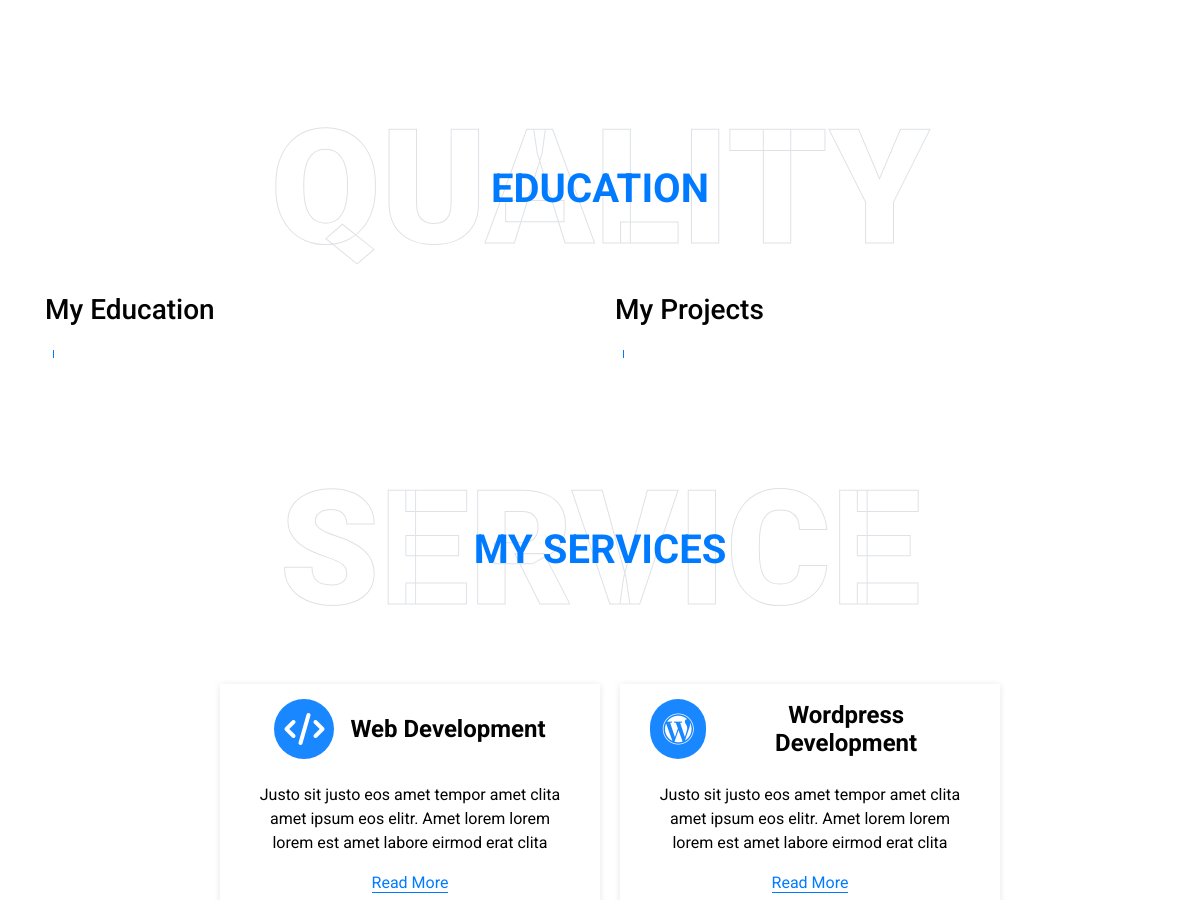
The app's page / (middle part), older data.
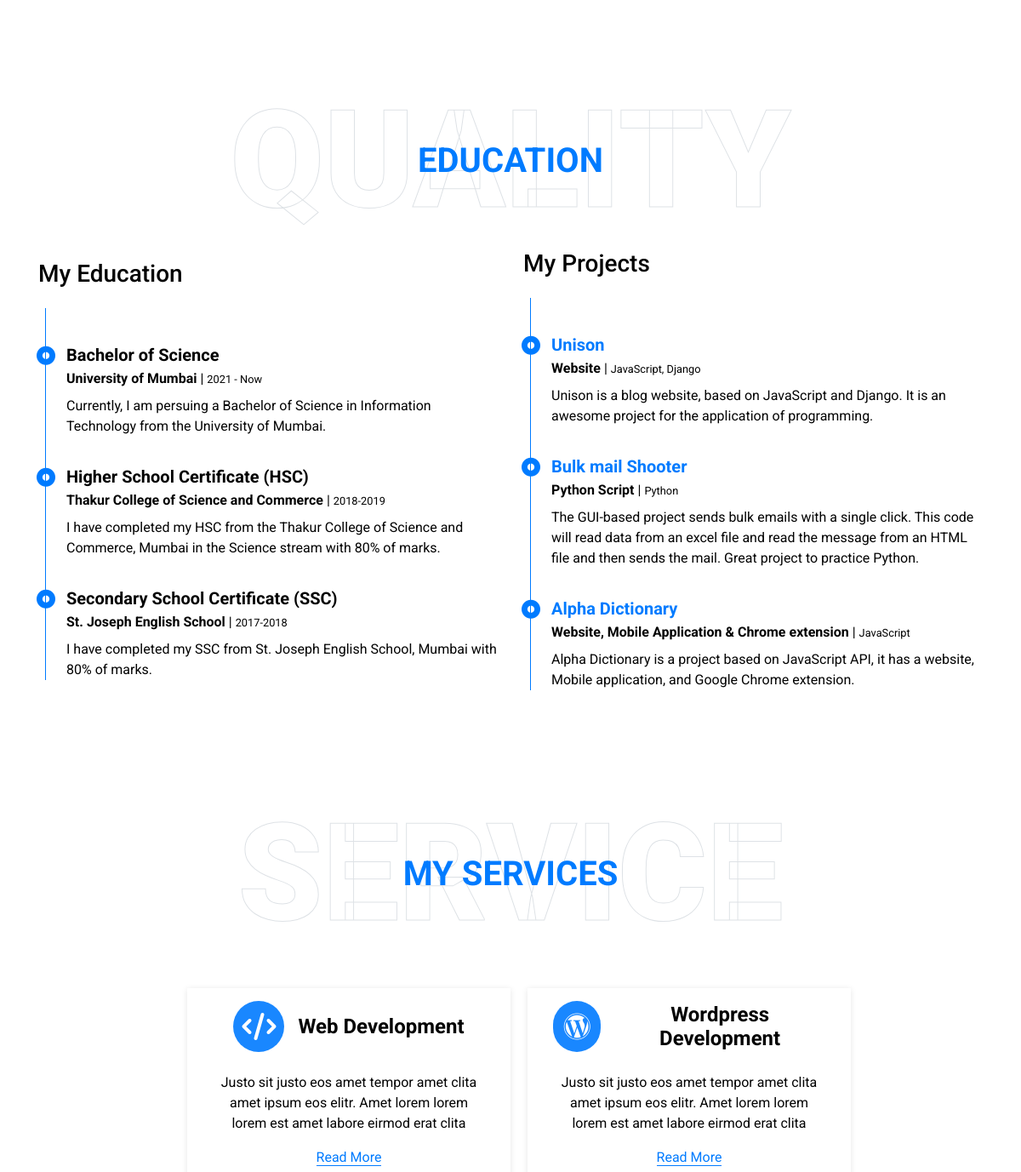
The same page, newer data.
### service/models.py (models this page shows)
class service_model(models.Model):
    service_title = models.CharField(max_length=50)
    service_description = models.TextField()
    service_icon = models.CharField(max_length=100)

### education/models.py (models this page shows)
class education_model(models.Model):
    education_course_title = models.CharField(max_length=100)
    education_course_college = models.CharField(max_length=100)
    education_course_year = models.CharField(max_length=10)
    education_course_desc = models.TextField()

### myprojects/models.py (models this page shows)
class myprojects_model(models.Model):
    myprojects_title = models.CharField(max_length=50)
    myprojects_type = models.CharField(max_length=50)
    myprojects_lang = models.CharField(max_length=50)
    myprojects_desc = models.TextField()
    myprojects_link = models.CharField(max_length=100, null=True)

### abhifolio/views.py (the view, shortened to what this page needs)
# urls.py: 2. Add a URL to urlpatterns:  path('', views.home, name='home')
def home(request):
    header_model_data = header_model.objects.all()[:1]
    about_model_data = about_model.objects.all()[:1]
    service_model_data = service_model.objects.all()
    myportfolio_model_data = myportfolio_model.objects.all()
    skill_model_data = skill_model.objects.all()
    education_model_data = education_model.objects.all()
    myprojects_model_data = myprojects_model.objects.all()
    submitted = False
    data = {
        'header_model_data': header_model_data,
        'about_model_data': about_model_data,
        'service_model_data': service_model_data,
        'myportfolio_model_data': myportfolio_model_data,
        'skill_model_data': skill_model_data,
        'education_model_data': education_model_data,
        'myprojects_model_data': myprojects_model_data,
        'submitted': submitted
    }
    return render(request, 'index.html', data)

### templates/index.html (shortened to what this page needs)
{% extends "base.html" %}
{% block mainContent %}
<body data-spy="scroll" data-target=".navbar" data-offset="51">
    <div class="container-fluid py-5" id="skill">
    </div>
    <div class="container-fluid py-5" id="qualification">
        <div class="container">
            <div class="position-relative d-flex align-items-center justify-content-center">
                <h1 class="display-1 text-uppercase text-white" style="-webkit-text-stroke: 1px #dee2e6;">Quality</h1>
                <h1 class="position-absolute text-uppercase text-primary">Education</h1>
            </div>
            <div class="row align-items-center">
                <div class="col-lg-6">
                    <h3 class="mb-4">My Education</h3>
                    <div class="border-left border-primary pt-2 pl-4 ml-2">
                        {% for i in education_model_data %}
                        <div class="position-relative ex-me mb-4">
                            <i class="far fa-dot-circle text-primary position-absolute"
                                style="top: 2px; left: -35px; font-size: 22px;"></i>
                            <h5 class="font-weight-bold mb-1">{{i.education_course_title}}</h5>
                            <p class="mb-2"><strong>{{i.education_course_college}}</strong> | <small>{{i.education_course_year}}</small></p>
                            <p>{{i.education_course_desc}}</p>
                        </div>
                        {% endfor %}
                    </div>
                </div>
                <div class="col-lg-6">
                    <h3 class="mb-4">My Projects</h3>
                    <div class="border-left border-primary pt-2 pl-4 ml-2">
                        {% for i in myprojects_model_data %}
                        <div class="position-relative ex-me mb-4">
                            <i class="far fa-dot-circle text-primary position-absolute"
                                style="top: 2px;left: -35px;  font-size: 22px;"></i>
                            <h5 class="font-weight-bold mb-1"><a href="{{i.myprojects_link}}" target="_blank">{{i.myprojects_title}}</a></h5>
                            <p class="mb-2"><strong>{{i.myprojects_type}}</strong> | <small> {{i.myprojects_lang}}</small></p>
                            <p>{{i.myprojects_desc}}</p>
                        </div>
                        {% endfor %}
                    </div>
                </div>
            </div>
        </div>
    </div>
    <div class="container-fluid pt-5" id="service">
        <div class="container">
            <div class="service-h4 position-relative d-flex align-items-center justify-content-center">
                <h1 class="display-1 text-uppercase text-white" style="-webkit-text-stroke: 1px #dee2e6;">Service</h1>
                <h1 class="position-absolute text-uppercase text-primary">My Services</h1>
            </div>
            <div class="row pb-3 align-items-center justify-content-center">
                {% for i in service_model_data %}
                <div class="service-box col-lg-4 col-md-6 text-center mb-5">
                    <div class="d-flex align-items-center justify-content-center mb-4">
                        <i class="{{i.service_icon}} service-icon bg-primary text-white mr-3"></i>
                        <h4 class="font-weight-bold m-0">{{i.service_title}}</h4>
                    </div>
                    <p>{{i.service_description}}</p>
                    <a class="border-bottom border-primary text-decoration-none" href="">Read More</a>
                </div>
                {% endfor %}
            </div>
        </div>
    </div>
    {% endblock mainContent %}

### templates/base.html (shortened to what this page needs)
{% include 'header.html' %}
{% block mainContent %}
{% endblock mainContent %}
</body>
</html>

### templates/header.html (shortened to what this page needs)
<!DOCTYPE html>
<html lang="en">
<head>
    <link href="https://cdnjs.cloudflare.com/ajax/libs/font-awesome/5.10.0/css/all.min.css" rel="stylesheet">
    <link rel="stylesheet" href="https://cdn.jsdelivr.net/npm/bootstrap@4.6.0/dist/css/bootstrap.min.css"
>
    <link rel="stylesheet" href="https://cdnjs.cloudflare.com/ajax/libs/font-awesome/6.2.0/css/all.min.css"
 />
    <link href="/static/library/owlcarousel/assets/owl.carousel.min.css" rel="stylesheet">
    <link href="/static/library/lightbox/css/lightbox.min.css" rel="stylesheet">
    <link href="/static/css/style.css" rel="stylesheet">
</head>

### static/css/style.css (style rules this page uses)
*, *::before, *::after { box-sizing: border-box; }
html { font-family: sans-serif; line-height: 1.15; -webkit-text-size-adjust: 100%; -webkit-tap-highlight-color: rgba(0, 0, 0, 0); }
body { margin: 0; font-family: "Roboto", sans-serif; font-size: 1rem; font-weight: 400; line-height: 1.5; color: #6c757d; text-align: left; background-color: #ffffff; overflow-x: hidden; }
.bg-primary { background-color: rgb(0 123 255 / 90%) !important; }
a { text-decoration: none; background-color: transparent; }
h1, h2, h3, h4, h5, h6, p { color: #020202 !important; }
.display-1 { font-size: 160px; font-weight: 1000; }
.position-absolute { font-weight: 700; }
.ex-me { margin-top: 35px; }
.service-h4 { padding-bottom: 30px; }
.service-icon { width: 60px; height: 60px; display: flex; align-items: center; justify-content: center; border-radius: 60px; }
.service-box { box-shadow: 0px 1px 7px rgba(0, 0, 0, 0.1); margin-left: 20px; padding: 15px; padding-left: 30px; padding-right: 30px; transition: all 0.3s ease; }

Row changes from the older to the newer data that the page shows:
added education_model: education_course_title "Bachelor of Science", education_course_college "University of Mumbai", education_course_year "2021 - Now", education_course_desc "Currently, I am persuing a Bachelor of Science in Information Technology from the University of Mumbai."
added education_model: education_course_title "Higher School Certificate (HSC)", education_course_college "Thakur College of Science and Commerce", education_course_year "2018-2019", education_course_desc "I have completed my HSC from the Thakur College of Science and Commerce, Mumbai in the Science stream with 80% of marks."
added education_model: education_course_title "Secondary School Certificate (SSC)", education_course_college "St. Joseph English School", education_course_year "2017-2018", education_course_desc "I have completed my SSC from St. Joseph English School, Mumbai with 80% of marks."
added myprojects_model: myprojects_title "Unison", myprojects_type "Website", myprojects_lang "JavaScript, Django", myprojects_desc "Unison is a blog website, based on JavaScript and Django. It is an awesome project for the application of programming."
added myprojects_model: myprojects_title "Bulk mail Shooter", myprojects_type "Python Script", myprojects_lang "Python", myprojects_desc "The GUI-based project sends bulk emails with a single click. This code will read data from an excel file and read the message from an HTML file and then sends the mail. Great project to practice Python."
added myprojects_model: myprojects_title "Alpha Dictionary", myprojects_type "Website, Mobile Application & Chrome extension", myprojects_lang "JavaScript", myprojects_desc "Alpha Dictionary is a project based on JavaScript API, it has a website, Mobile application, and Google Chrome extension."
